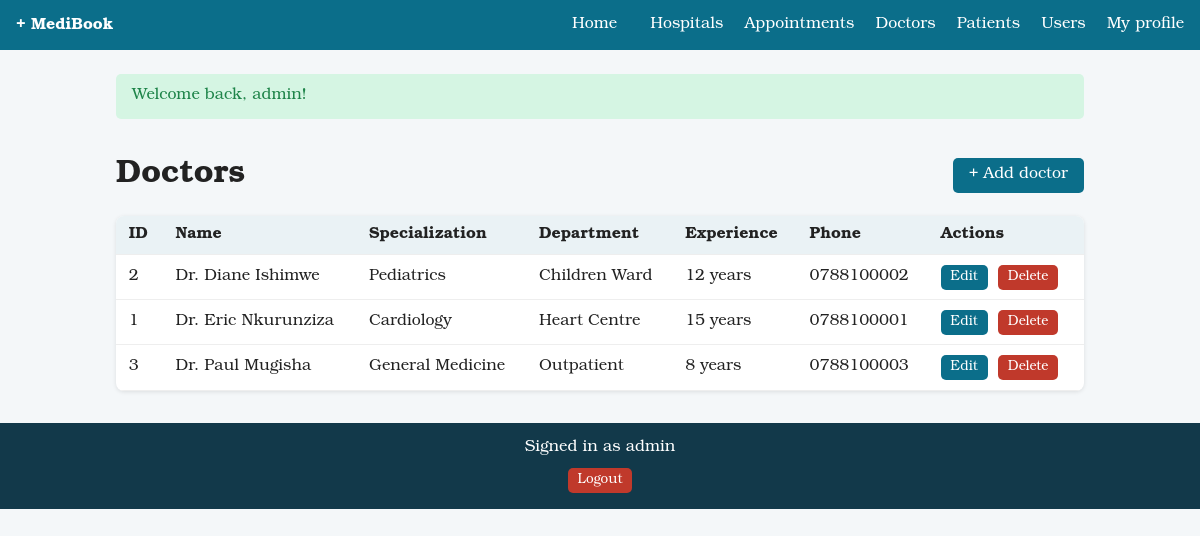
/index.php?r=doctors/index (signed in), run on the app's committed database.
### tables this page shows
CREATE TABLE doctors (
    doctor_id      INT AUTO_INCREMENT PRIMARY KEY,
    full_name      VARCHAR(100) NOT NULL,
    specialization VARCHAR(80)  NOT NULL,
    phone          VARCHAR(20)  NOT NULL,
    department     VARCHAR(80)  NOT NULL,
    experience_years SMALLINT UNSIGNED NOT NULL DEFAULT 0
);

### app/core/bootstrap.php (called while the page is built, shortened)
<?php
function db(): PDO
{
    static $pdo = null;
    if ($pdo === null) {
        $c = $GLOBALS['config']['db'];
        $pdo = new PDO(
            "mysql:host={$c['host']};dbname={$c['name']};charset=utf8mb4",
            $c['user'], $c['pass'],
            [
                PDO::ATTR_ERRMODE            => PDO::ERRMODE_EXCEPTION,
                PDO::ATTR_DEFAULT_FETCH_MODE => PDO::FETCH_ASSOC,
                PDO::ATTR_EMULATE_PREPARES   => false,
            ]
        );
    }
    return $pdo;
}
function e(?string $v): string
{
    return htmlspecialchars((string)$v, ENT_QUOTES, 'UTF-8');
}
function current_user(): ?array
{
    return $_SESSION['user'] ?? null;
}
function is_staff(): bool
{
    return current_user() && in_array(current_user()['role'], ['admin', 'staff'], true);
}
function view(string $name, array $data = []): void
{
    extract($data);
    require __DIR__ . '/../views/layout/header.php';
    require __DIR__ . "/../views/$name.php";
    require __DIR__ . '/../views/layout/footer.php';
}

### app/controllers/DoctorController.php (called while the page is built, shortened)
<?php
class DoctorController
{
    public static function index(): void
    {
        $rows = db()->query('SELECT * FROM doctors ORDER BY full_name')->fetchAll();
        view('doctors/index', compact('rows'));
    }
}

### public/index.php (called while the page is built, shortened)
<?php
require __DIR__ . '/../app/core/bootstrap.php';
$routes = [
    'home/index'          => ['HomeController', 'index'],
    'hospitals/index'     => ['HospitalController', 'index'],
    'hospitals/form'      => ['HospitalController', 'form'],
    'hospitals/save'      => ['HospitalController', 'save'],
    'hospitals/delete'    => ['HospitalController', 'delete'],
    'auth/login'          => ['AuthController', 'login'],
    'auth/staff'          => ['AuthController', 'staffLogin'],
    'auth/register'       => ['AuthController', 'register'],
    'auth/logout'         => ['AuthController', 'logout'],
    'patients/index'      => ['PatientController', 'index'],
    'patients/form'       => ['PatientController', 'form'],
    'patients/save'       => ['PatientController', 'save'],
    'patients/delete'     => ['PatientController', 'delete'],
    'doctors/index'       => ['DoctorController', 'index'],
    'doctors/form'        => ['DoctorController', 'form'],
    'doctors/save'        => ['DoctorController', 'save'],
    'doctors/delete'      => ['DoctorController', 'delete'],
    'appointments/index'  => ['AppointmentController', 'index'],
    'appointments/form'   => ['AppointmentController', 'form'],
    'appointments/save'   => ['AppointmentController', 'save'],
    'appointments/delete' => ['AppointmentController', 'delete'],
    'users/index'         => ['UserController', 'index'],
    'users/form'          => ['UserController', 'form'],
    'users/save'          => ['UserController', 'save'],
    'users/role'          => ['UserController', 'role'],
    'users/delete'        => ['UserController', 'delete'],
    'profile/edit'        => ['UserController', 'profile'],
    'profile/save'        => ['UserController', 'profileSave'],
    'api/search'          => ['ApiController', 'search'],
];
$r = $_GET['r'] ?? 'home/index';
[$class, $method] = $routes[$r];
$class::$method();

### app/views/doctors/index.php (the view, shortened to what this page needs)
<div class="head"><h1>Doctors</h1>
<?php if (is_staff()): ?><a class="btn" href="index.php?r=doctors/form">+ Add doctor</a><?php endif; ?></div>
<div class="table-wrap"><table>
  <thead><tr><th>ID</th><th>Name</th><th>Specialization</th><th>Department</th><th>Experience</th><th>Phone</th><?php if (is_staff()): ?><th>Actions</th><?php endif; ?></tr></thead>
  <tbody>
  <?php foreach ($rows as $r): ?>
    <tr>
      <td><?= (int)$r['doctor_id'] ?></td><td><?= e($r['full_name']) ?></td><td><?= e($r['specialization']) ?></td>
      <td><?= e($r['department']) ?></td><td><?= (int)$r['experience_years'] ?> years</td><td><?= e($r['phone']) ?></td>
      <?php if (is_staff()): ?>
      <td class="actions">
        <a class="btn small" href="index.php?r=doctors/form&id=<?= (int)$r['doctor_id'] ?>">Edit</a>
        <form method="post" action="index.php?r=doctors/delete" class="inline" data-confirm="Delete this doctor and their appointments?">
          <button class="btn small danger" type="submit">Delete</button>
        </form>
      </td>
      <?php endif; ?>
    </tr>
  <?php endforeach; ?>
  </tbody>
</table></div>

### public/assets/css/style.css (style rules this page uses)
:root { --primary:#0b6e8a;--bg:#f4f7f9;--danger:#c0392b;--ok:#1e8449; --font:"Bookman Old Style",Bookman,"URW Bookman","Bookman URW","ITC Bookman",Georgia,serif }
*,*::before,*::after { box-sizing:border-box;font-family:var(--font) }
body { margin:0;font-family:var(--font);background:var(--bg);color:#222 }
.head { display:flex;justify-content:space-between;align-items:center;flex-wrap:wrap;gap:.5rem }
.btn { display:inline-block;background:var(--primary);color:#fff;padding:.5rem 1rem;border:0;border-radius:5px;text-decoration:none;cursor:pointer;font-family:var(--font);font-size:1rem }
.btn.small { padding:.25rem .6rem;font-size:.85rem }
.btn.danger { background:var(--danger) }
.inline { display:inline;margin:0 }
.table-wrap { overflow-x:auto;background:#fff;border-radius:8px;box-shadow:0 1px 4px rgba(0,0,0,.1) }
table { width:100%;border-collapse:collapse }
th,td { padding:.6rem .8rem;text-align:left;border-bottom:1px solid #eee;white-space:nowrap }
th { background:#eaf2f5 }
.actions { white-space:nowrap }
.actions>* { display:inline-block;vertical-align:middle;margin-right:.35rem }
h1,h2,h3 { font-family:var(--font) }

### data on the page
doctors: doctor_id "2", full_name "Dr. Diane Ishimwe", specialization "Pediatrics", department "Children Ward", experience_years "12", phone "0788100002"
doctors: doctor_id "1", full_name "Dr. Eric Nkurunziza", specialization "Cardiology", department "Heart Centre", experience_years "15", phone "0788100001"
doctors: doctor_id "3", full_name "Dr. Paul Mugisha", specialization "General Medicine", department "Outpatient", experience_years "8", phone "0788100003"

### other printed values
$flash['msg'] "Welcome back, admin!"
$me['username'] "admin"
